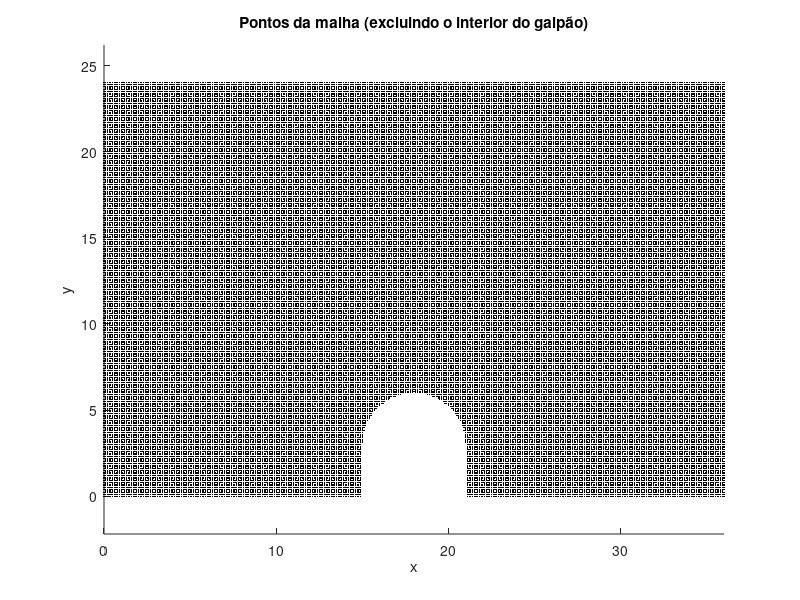

The MATLAB source for this figure:
clc, clear

% Criacao da malha

h = 3;
d = 5*h;
L = 2*h;
H = 8*h;

dx = 0.1;
dy = dx;

x = 0:dx:(2*d+L);
y = 0:dy:H;

[X,Y] = meshgrid(x,y);

% Verificacao dos pontos dentro do galpao

isSolido = false(size(X));

for i = 1:length(x)
    for j = 1:length(y)
        xi = x(i);
        yj = y(j);
        % Se o ponto está dentro do telhado
        if xi >= d && xi <= d + L
            y_teto = sqrt((L/2)^2 - (xi - (d + L/2))^2) + h;
            if yj <= y_teto
                isSolido(j,i) = true;
            end
        end
    end
end

% Plota apenas os pontos da malha (isSolido == false)
mask = ~isSolido;  % true para pontos de malha válidos
scatter( X(mask), Y(mask), 1, 'k', 'filled' ) 
axis equal
xlabel('x'); ylabel('y');
title('Pontos da malha (excluindo o interior do galpão)');

% Resolucao da eq de Laplace

phi = zeros(size(X));

%Condicoes de contorno



